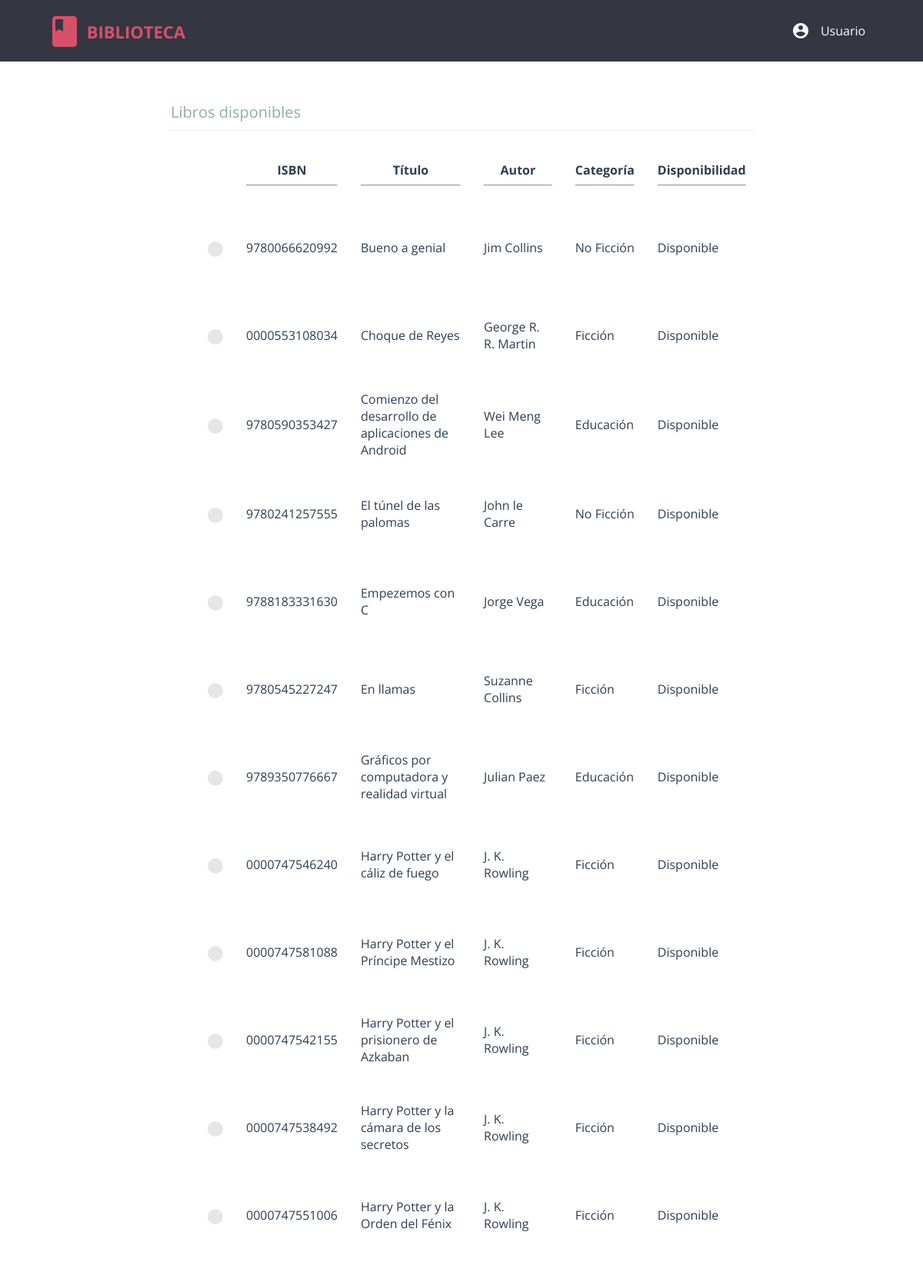
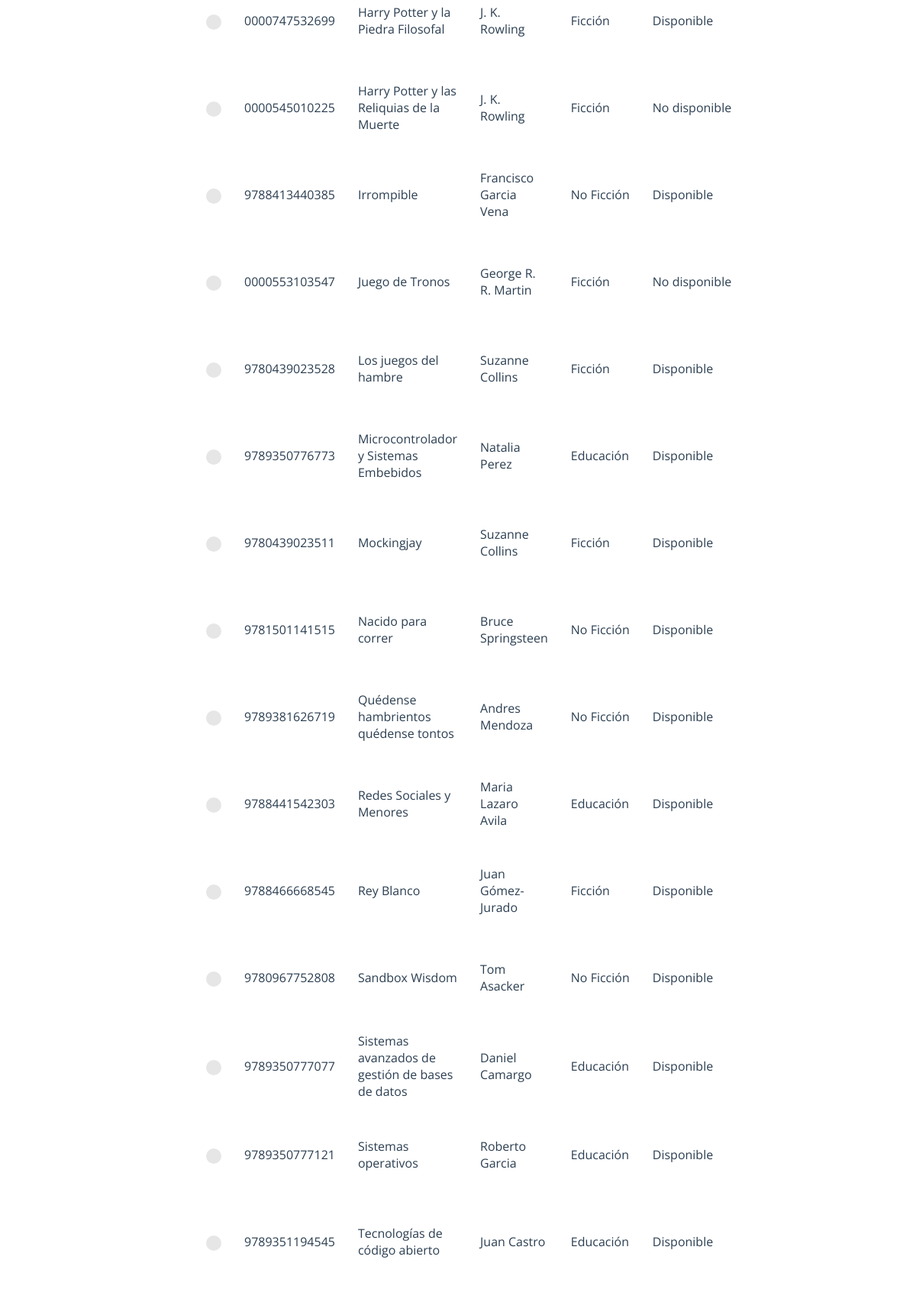
Page /member/home.php (signed in, upper part) on the committed database (2 pictures, top to bottom).
### tables this page shows
CREATE TABLE `book` (
  `id` int(11) NOT NULL,
  `isbn` char(13) NOT NULL,
  `title` varchar(80) NOT NULL,
  `author` int(11) NOT NULL,
  `category` int(11) NOT NULL,
  `availability` tinyint(1) UNSIGNED NOT NULL DEFAULT '1'
);

CREATE TABLE `author` (
  `id` int(11) NOT NULL,
  `name` varchar(45) DEFAULT NULL
);

CREATE TABLE `category` (
  `id` int(11) NOT NULL,
  `name` varchar(45) DEFAULT NULL
);

### member/home.php (the view, shortened to what this page needs)
<?php
  require "../db_connect.php";
  require "../header.php";
  require "../footer.php";
?>
<html>
<head>
  <link rel="stylesheet" type="text/css" href="../css/global.css">
  <link rel="stylesheet" type="text/css" href="../css/form.css">
  <link rel="stylesheet" type="text/css" href="../css/custom_radio_button.css">
</head>
<body>
  <?php
    $query = $connect->prepare("SELECT * FROM book, author, category WHERE author.id = book.author AND category.id = book.category ORDER BY title;");
    $query->execute();
    $result = $query->get_result();
    $rows = mysqli_num_rows($result);
    if($rows == 0) {
      echo "<h2 align='center'>No books available</h2>";
    } else {
      echo "<form class='cd-form table content-wrap' method='POST' action='#'>";
      echo "<legend>Libros disponibles</legend>";
      echo "<table width='90%' cellpadding=10 cellspacing=10>";
      echo "<tr>
          <th></th>
          <th>ISBN<hr></th>
          <th>Título<hr></th>
          <th>Autor<hr></th>
          <th>Categoría<hr></th>
          <th>Disponibilidad<hr></th>
        </tr>";
      for($i=0; $i<$rows; $i++) {
        $row = mysqli_fetch_array($result);
        echo "<tr>
            <td>
              <label class='control control--radio'>
                <input type='radio' name='rd_book' value=".$row[0]." />
              <div class='control__indicator'></div>
            </td>";
          echo "<td>".$row[1]."</td>";
          echo "<td>".$row[2]."</td>";
          echo "<td>".$row[7]."</td>";
          echo "<td>".$row[9]."</td>";
        if($row[5] == true) {
          echo "<td>Disponible</td>";
        } else {
          echo "<td>No disponible</td>";
        }
        echo "</tr>";
      }
      echo "</table>";
      echo "<br /><input type='submit' name='m_request' value='Solicitar libro' />";
      echo "</form>";
    }
  ?>
</body>
</html>

### css/header.css (style rules this page uses)
html * { -webkit-font-smoothing: antialiased; -moz-osx-font-smoothing: grayscale; }
*, *:after, *:before { -webkit-box-sizing: border-box; -moz-box-sizing: border-box; box-sizing: border-box; }
body { font-size: 100%; font-family: "Open Sans", sans-serif; background-color: white; margin: 0; }

### css/global.css (style rules this page uses)
*, *::after, *::before { -webkit-box-sizing: border-box; -moz-box-sizing: border-box; box-sizing: border-box; }
html { font-size: 62.5%; }
body { font-size: 1.8rem; font-family: "Open Sans", sans-serif; color: #2b3e51; background-color: #ffffff; position: relative; min-height: 100vh; }
body .content-wrap { padding-bottom: 5rem; margin-bottom: 0; }

### css/form.css (style rules this page uses)
.cd-form { width: 90%; max-width: 600px; margin: 4em auto; font-size: 1.3rem; color: #94aab0; margin-bottom: 10px; display: block; }
.cd-form.table { max-width: 95vh; }
.cd-form table { margin: 0 auto; }
.cd-form::after { clear: both; content: ""; display: table; }
.cd-form legend { padding-bottom: 10px; margin-bottom: 20px; font-size: 2rem; border-bottom: 1px solid #ecf0f1; display: block; width: 100%; -webkit-appearance: none; -moz-appearance: none; -ms-appearance: none; -o-appearance: none; appearance: none; }
.cd-form div { position: relative; margin: 20px auto; }
.cd-form input[type="text"], .cd-form input[type="password"], .cd-form input[type="email"], .cd-form input[type="number"], .cd-form select, .cd-form legend { display: block; width: 100%; -webkit-appearance: none; -moz-appearance: none; -ms-appearance: none; -o-appearance: none; appearance: none; }
@media only screen and (min-width: 600px) { .cd-form div { margin: 32px auto; } }

### css/custom_radio_button.css (style rules this page uses)
.control { font-size: 18px; position: relative; display: block; margin-bottom: 15px; padding-left: 30px; cursor: pointer; }
.control__indicator { position: absolute; top: 2px; left: 0; width: 20px; height: 20px; background: #e6e6e6; }
.control--radio .control__indicator { border-radius: 50%; }
.control__indicator:after { position: absolute; display: none; content: ''; }
.control--radio .control__indicator:after { top: 7px; left: 7px; width: 6px; height: 6px; border-radius: 50%; background: #ffffff; }

### rows in the picture
book: isbn "9780066620992", title "Bueno a genial", author.name "Jim Collins", category.name "No Ficción", availability "Disponible"
book: isbn "0000553108034", title "Choque de Reyes", author.name "George R. R. Martin", category.name "Ficción", availability "Disponible"
book: isbn "9780590353427", title "Comienzo del desarrollo de aplicaciones de Android", author.name "Wei Meng Lee", category.name "Educación", availability "Disponible"
book: isbn "9780241257555", title "El túnel de las palomas", author.name "John le Carre", category.name "No Ficción", availability "Disponible"
book: isbn "9788183331630", title "Empezemos con C", author.name "Jorge Vega", category.name "Educación", availability "Disponible"
book: isbn "9780545227247", title "En llamas", author.name "Suzanne Collins", category.name "Ficción", availability "Disponible"
book: isbn "9789350776667", title "Gráficos por computadora y realidad virtual", author.name "Julian Paez", category.name "Educación", availability "Disponible"
book: isbn "0000747546240", title "Harry Potter y el cáliz de fuego", author.name "J. K. Rowling", category.name "Ficción", availability "Disponible"
book: isbn "0000747581088", title "Harry Potter y el Príncipe Mestizo", author.name "J. K. Rowling", category.name "Ficción", availability "Disponible"
book: isbn "0000747542155", title "Harry Potter y el prisionero de Azkaban", author.name "J. K. Rowling", category.name "Ficción", availability "Disponible"
book: isbn "0000747538492", title "Harry Potter y la cámara de los secretos", author.name "J. K. Rowling", category.name "Ficción", availability "Disponible"
book: isbn "0000747551006", title "Harry Potter y la Orden del Fénix", author.name "J. K. Rowling", category.name "Ficción", availability "Disponible"
book: isbn "0000747532699", title "Harry Potter y la Piedra Filosofal", author.name "J. K. Rowling", category.name "Ficción", availability "Disponible"
book: isbn "0000545010225", title "Harry Potter y las Reliquias de la Muerte", author.name "J. K. Rowling", category.name "Ficción", availability "No disponible"
book: isbn "9788413440385", title "Irrompible", author.name "Francisco Garcia Vena", category.name "No Ficción", availability "Disponible"
book: isbn "0000553103547", title "Juego de Tronos", author.name "George R. R. Martin", category.name "Ficción", availability "No disponible"
book: isbn "9780439023528", title "Los juegos del hambre", author.name "Suzanne Collins", category.name "Ficción", availability "Disponible"
book: isbn "9789350776773", title "Microcontrolador y Sistemas Embebidos", author.name "Natalia Perez", category.name "Educación", availability "Disponible"
book: isbn "9780439023511", title "Mockingjay", author.name "Suzanne Collins", category.name "Ficción", availability "Disponible"
book: isbn "9781501141515", title "Nacido para correr", author.name "Bruce Springsteen", category.name "No Ficción", availability "Disponible"
book: isbn "9789381626719", title "Quédense hambrientos quédense tontos", author.name "Andres Mendoza", category.name "No Ficción", availability "Disponible"
book: isbn "9788441542303", title "Redes Sociales y Menores", author.name "Maria Lazaro Avila", category.name "Educación", availability "Disponible"
book: isbn "9788466668545", title "Rey Blanco", author.name "Juan Gómez-Jurado", category.name "Ficción", availability "Disponible"
book: isbn "9780967752808", title "Sandbox Wisdom", author.name "Tom Asacker", category.name "No Ficción", availability "Disponible"
book: isbn "9789350777077", title "Sistemas avanzados de gestión de bases de datos", author.name "Daniel Camargo", category.name "Educación", availability "Disponible"
book: isbn "9789350777121", title "Sistemas operativos", author.name "Roberto Garcia", category.name "Educación", availability "Disponible"
book: isbn "9789351194545", title "Tecnologías de código abierto", author.name "Juan Castro", category.name "Educación", availability "Disponible"

### other values in the picture
$_SESSION['username'] "Usuario"
